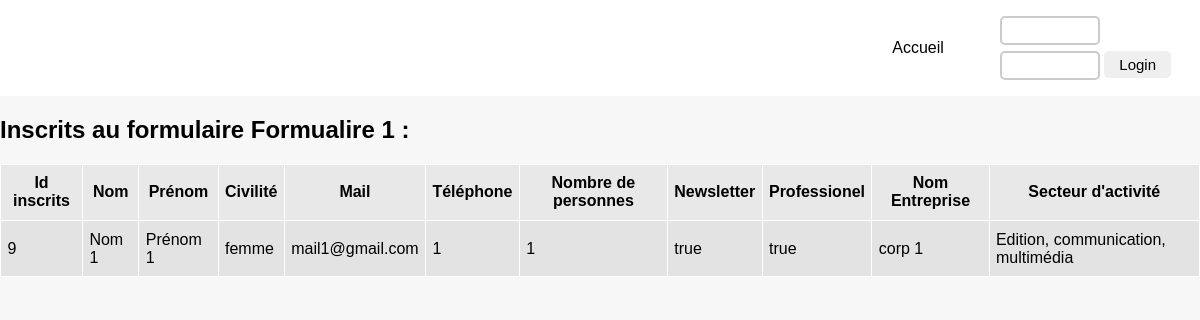
The app's page /GestionFormulaire/inscritFormulaire.php?id=63 with its own data.
### tables this page shows
CREATE TABLE `formulaires` (
  `id` int(11) UNSIGNED NOT NULL,
  `titre` varchar(100) NOT NULL,
  `description` text NOT NULL,
  `imgsrc` varchar(255) NOT NULL,
  `couleur` varchar(7) NOT NULL,
  `date_evenement` date NOT NULL,
  `date_fin` date NOT NULL
);

CREATE TABLE `personnes` (
  `id` int(100) UNSIGNED NOT NULL,
  `nom` varchar(100) NOT NULL,
  `prenom` varchar(100) NOT NULL,
  `civilite` varchar(100) NOT NULL,
  `email` varchar(100) NOT NULL,
  `numportable` int(100) DEFAULT NULL,
  `nbr_personne` int(100) NOT NULL DEFAULT 1,
  `newsletter` text DEFAULT NULL,
  `pro` text DEFAULT NULL,
  `nom_entreprise` varchar(100) DEFAULT NULL,
  `id_formulaire` int(11) UNSIGNED DEFAULT NULL,
  `id_secteur` int(11) UNSIGNED DEFAULT NULL
);

CREATE TABLE `secteur` (
  `id` int(11) UNSIGNED NOT NULL,
  `nom` varchar(100) NOT NULL
);

### GestionFormulaire/inscritFormulaire.php (the view, shortened to what this page needs)
<?php
include "../header.php";
$id = filter_input(INPUT_GET, "id");
$pdo = new PDO("mysql:host=" . Config::SERVEUR . "; dbname=" . Config::BDO, Config::UTILISATEUR, Config::MOTDEPASSE);
$requete = $pdo->prepare("select * from formulaires where id=:id");
$requete->bindParam(":id", $id);
$requete->execute();
$lignes = $requete->fetchAll();
$formulaire = $lignes[0]
?>
<?php
$requete_personne = $pdo->prepare("select personnes.*,secteur.nom as s_nom from personnes join secteur on personnes.id_secteur = secteur.id where personnes.id_formulaire=:id");
$requete_personne->bindParam(":id", $id);
$requete_personne->execute();
$lignes = $requete_personne->fetchAll();
?>
    <main>
        <div class="container">
            <h2>Inscrits au formulaire <?php echo $formulaire["titre"] ?> :</h2>
            <figure>
                <table>
                    <tr>
                        <th>Id inscrits</th>
                        <th>Nom</th>
                        <th>Prénom</th>
                        <th>Civilité</th>
                        <th>Mail</th>
                        <th>Téléphone</th>
                        <th>Nombre de personnes</th>
                        <th>Newsletter</th>
                        <th>Professionel</th>
                        <th>Nom Entreprise</th>
                        <th>Secteur d'activité</th>
                    </tr>
                    <?php
                    foreach ($lignes as $l) {
                        ?>
                        <tr>
                            <td><?php echo $l["id"] ?></td>
                            <td><?php echo $l["nom"] ?></td>
                            <td><?php echo $l["prenom"] ?></td>
                            <td><?php echo $l["civilite"] ?></td>
                            <td><?php echo $l["email"] ?></td>
                            <td><?php echo $l["numportable"] ?></td>
                            <td><?php echo $l["nbr_personne"] ?></td>
                            <td><?php echo $l["newsletter"] ?></td>
                            <td><?php echo $l["pro"] ?></td>
                            <td><?php echo $l["nom_entreprise"] ?></td>
                            <td><?php echo $l["s_nom"] ?></td>
                        </tr>
                        <?php
                    }
                    ?>
                </table>
            </figure>
        </div>
    </main>
</body>
</html>

### style.css (style rules this page uses)
* { box-sizing: border-box; text-decoration: none; -ms-overflow-style: none; }
body { margin: 0; background-color: #f7f7f7; font-family: 'Maven Pro', sans-serif; background-repeat: no-repeat; -webkit-background-size: cover; -moz-background-size: cover; -o-background-size: cover; background-size: cover; }
main { padding-top: 96px; }
.container { max-width: 1500px; margin: auto; }
figure { overflow: auto; margin: 0; }
figure table, th, td { border-collapse: collapse; }
figure td, th { border: 1px solid white; padding: 0.6rem 0.4rem; color: black; text-align: left; }
figure th { text-align: center; background-color: #e8e8e8; }
figure tr:nth-child(2n) { background-color: #e3e3e3; }

### records on screen
formulaires: titre "Formualire 1"
personnes: id "9", nom "Nom 1", prenom "Prénom 1", civilite "femme", email "mail1@gmail.com", numportable "1", nbr_personne "1", newsletter "true", pro "true", nom_entreprise "corp 1", id_secteur.nom "Edition, communication, multimédia"
